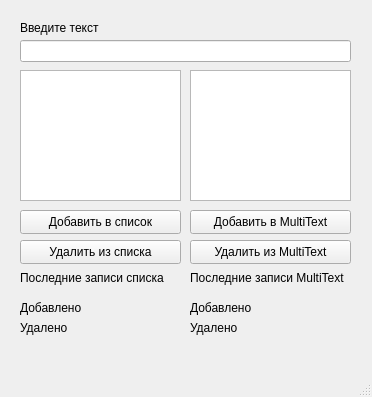
<?xml version="1.0" encoding="UTF-8"?>
<ui version="4.0">
 <class>form</class>
 <widget class="QMainWindow" name="form">
  <property name="enabled">
   <bool>true</bool>
  </property>
  <property name="geometry">
   <rect>
    <x>0</x>
    <y>0</y>
    <width>372</width>
    <height>397</height>
   </rect>
  </property>
  <property name="contextMenuPolicy">
   <enum>Qt::DefaultContextMenu</enum>
  </property>
  <property name="windowTitle">
   <string>Лабораторная 1</string>
  </property>
  <property name="tabShape">
   <enum>QTabWidget::Rounded</enum>
  </property>
  <widget class="QWidget" name="centralwidget">
   <widget class="QLabel" name="label_8">
    <property name="geometry">
     <rect>
      <x>90</x>
      <y>300</y>
      <width>81</width>
      <height>16</height>
     </rect>
    </property>
    <property name="text">
     <string/>
    </property>
   </widget>
   <widget class="QLabel" name="label_9">
    <property name="geometry">
     <rect>
      <x>90</x>
      <y>320</y>
      <width>81</width>
      <height>16</height>
     </rect>
    </property>
    <property name="text">
     <string/>
    </property>
   </widget>
   <widget class="QLineEdit" name="lineEdit">
    <property name="geometry">
     <rect>
      <x>20</x>
      <y>40</y>
      <width>331</width>
      <height>22</height>
     </rect>
    </property>
   </widget>
   <widget class="QLabel" name="label_10">
    <property name="geometry">
     <rect>
      <x>260</x>
      <y>300</y>
      <width>91</width>
      <height>16</height>
     </rect>
    </property>
    <property name="text">
     <string/>
    </property>
   </widget>
   <widget class="QLabel" name="label_11">
    <property name="geometry">
     <rect>
      <x>260</x>
      <y>320</y>
      <width>91</width>
      <height>16</height>
     </rect>
    </property>
    <property name="text">
     <string/>
    </property>
   </widget>
   <widget class="QPushButton" name="pushButton_3">
    <property name="geometry">
     <rect>
      <x>20</x>
      <y>240</y>
      <width>161</width>
      <height>24</height>
     </rect>
    </property>
    <property name="text">
     <string>Удалить из списка</string>
    </property>
   </widget>
   <widget class="QLabel" name="label_3">
    <property name="geometry">
     <rect>
      <x>20</x>
      <y>300</y>
      <width>81</width>
      <height>16</height>
     </rect>
    </property>
    <property name="text">
     <string>Добавлено</string>
    </property>
   </widget>
   <widget class="QPushButton" name="pushButton_2">
    <property name="geometry">
     <rect>
      <x>190</x>
      <y>210</y>
      <width>161</width>
      <height>24</height>
     </rect>
    </property>
    <property name="text">
     <string>Добавить в MultiText</string>
    </property>
   </widget>
   <widget class="QPushButton" name="pushButton_4">
    <property name="geometry">
     <rect>
      <x>190</x>
      <y>240</y>
      <width>161</width>
      <height>24</height>
     </rect>
    </property>
    <property name="text">
     <string>Удалить из MultiText</string>
    </property>
   </widget>
   <widget class="QTextEdit" name="textEdit">
    <property name="geometry">
     <rect>
      <x>190</x>
      <y>70</y>
      <width>161</width>
      <height>131</height>
     </rect>
    </property>
   </widget>
   <widget class="QLabel" name="label_5">
    <property name="geometry">
     <rect>
      <x>190</x>
      <y>270</y>
      <width>161</width>
      <height>16</height>
     </rect>
    </property>
    <property name="text">
     <string>Последние записи MultiText</string>
    </property>
   </widget>
   <widget class="QLabel" name="label_2">
    <property name="geometry">
     <rect>
      <x>20</x>
      <y>270</y>
      <width>151</width>
      <height>16</height>
     </rect>
    </property>
    <property name="text">
     <string>Последние записи списка</string>
    </property>
   </widget>
   <widget class="QLabel" name="label_7">
    <property name="geometry">
     <rect>
      <x>190</x>
      <y>320</y>
      <width>49</width>
      <height>16</height>
     </rect>
    </property>
    <property name="text">
     <string>Удалено</string>
    </property>
   </widget>
   <widget class="QLabel" name="label_4">
    <property name="geometry">
     <rect>
      <x>20</x>
      <y>320</y>
      <width>49</width>
      <height>16</height>
     </rect>
    </property>
    <property name="text">
     <string>Удалено</string>
    </property>
   </widget>
   <widget class="QLabel" name="label">
    <property name="geometry">
     <rect>
      <x>20</x>
      <y>20</y>
      <width>81</width>
      <height>16</height>
     </rect>
    </property>
    <property name="text">
     <string>Введите текст</string>
    </property>
   </widget>
   <widget class="QPushButton" name="pushButton">
    <property name="geometry">
     <rect>
      <x>20</x>
      <y>210</y>
      <width>161</width>
      <height>24</height>
     </rect>
    </property>
    <property name="text">
     <string>Добавить в список</string>
    </property>
   </widget>
   <widget class="QLabel" name="label_6">
    <property name="geometry">
     <rect>
      <x>190</x>
      <y>300</y>
      <width>71</width>
      <height>16</height>
     </rect>
    </property>
    <property name="text">
     <string>Добавлено</string>
    </property>
   </widget>
   <widget class="QListWidget" name="listWidget">
    <property name="geometry">
     <rect>
      <x>20</x>
      <y>70</y>
      <width>161</width>
      <height>131</height>
     </rect>
    </property>
   </widget>
  </widget>
  <widget class="QMenuBar" name="menubar">
   <property name="geometry">
    <rect>
     <x>0</x>
     <y>0</y>
     <width>372</width>
     <height>20</height>
    </rect>
   </property>
  </widget>
  <widget class="QStatusBar" name="statusbar"/>
 </widget>
 <resources/>
 <connections/>
</ui>
